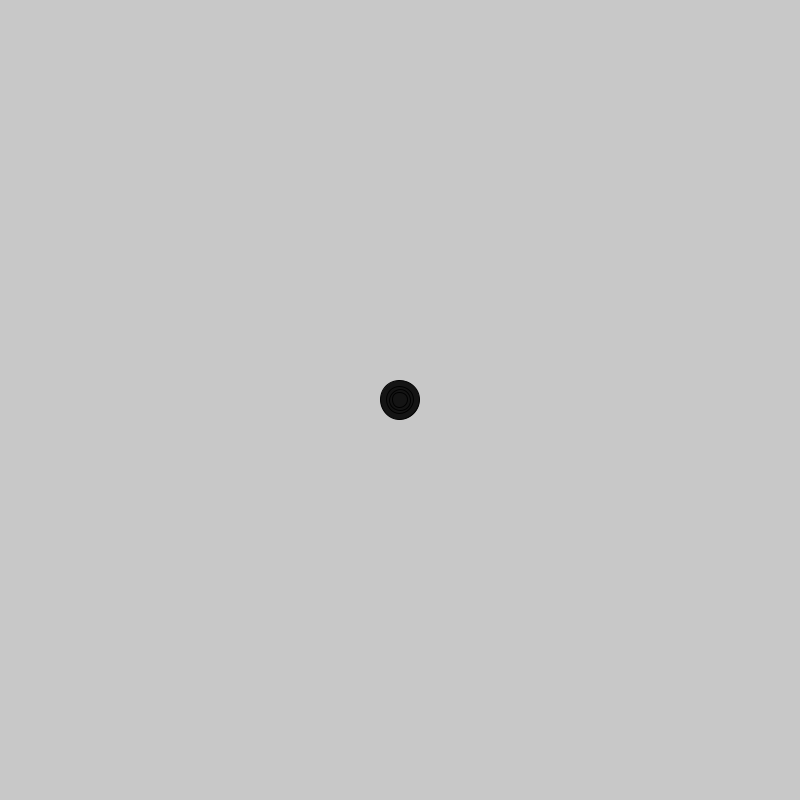
Frame 1 (no input)
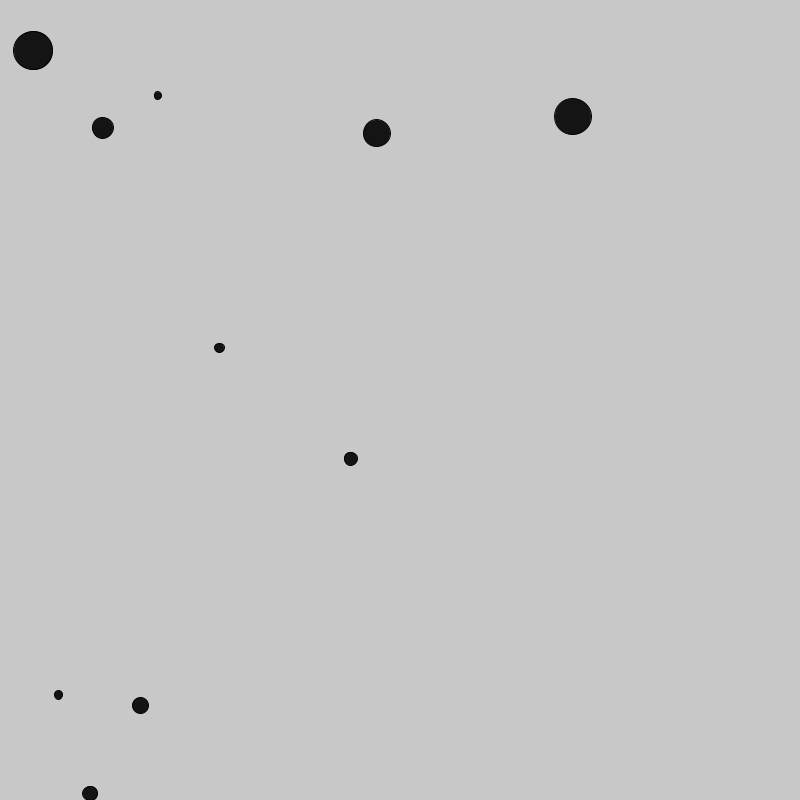
Frame 60 (the mouse pressed at the canvas centre just before this capture)
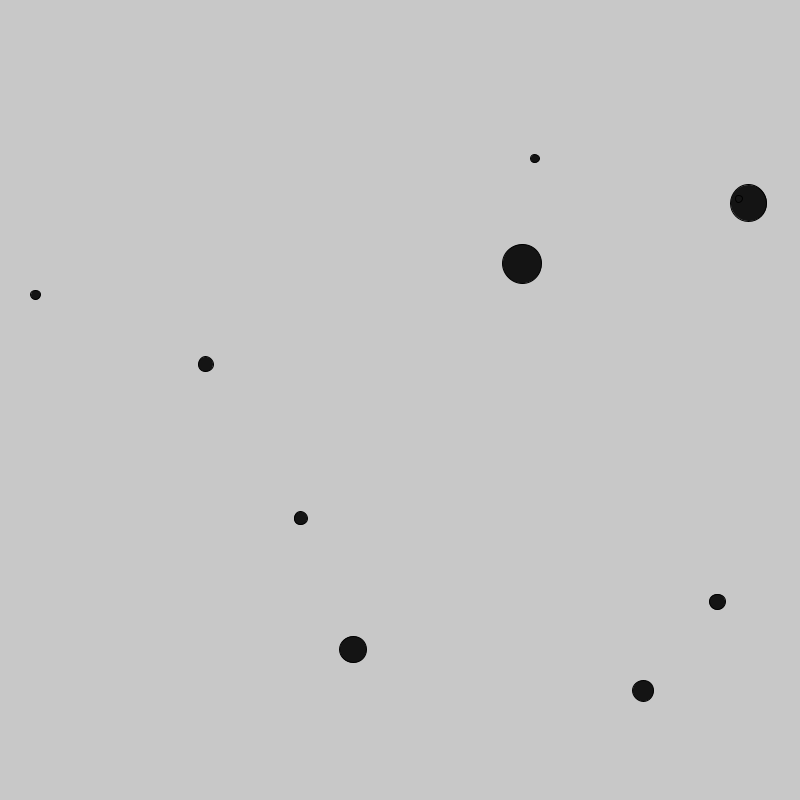
Frame 120 (the mouse held since frame 60 and released just before this capture)

The Processing sketch that drew these frames (run headless with seeded random() and noise(); from frame 60 on, the mouse is pressed at the canvas centre):

// Processing sketch: arrays_bouncing_balls
// ── arrays_bouncing_balls.pde
// Code 1 FA_18
// Bryan Ma

// bouncing ball array

// this sketch adapts the bouncing ball behavior to use arrays to create multiple balls. 
// there is an array for the x positions, y positions, x speed, and y speed.

// add an additional array to store different sizes of the balls. 
// make sure that the ellipse function call in draw() refers to these sizes so that each ball
//  displays its own size properly.


int num = 10;

float[] x = new float[num];
float[] y = new float[num];
float[] dx = new float[num];
float[] dy = new float[num];
float[] s = new float[num];

void setup() {
  size(800, 800);
  for (int i = 0; i < x.length; i++) {
    x[i] = width/2;
    y[i] = height/2;
    dx[i] = random(-10, 10);
    dy[i] = random(-10, 10);
    s[i] = random(-40,40);
  }
}

void draw() {
  background(200);


  for (int i = 0; i < x.length; i++) {

    fill(20);
    ellipse(x[i], y[i], s[i], s[i]);
    x[i] += dx[i];
    y[i] += dy[i];

    if (x[i] > width-s[i]/2 || x[i] < s[i]/2) {
      dx[i] = -dx[i];
    }
    if (y[i] > height-s[i]/2 || y[i] < s[i]/2) {
      dy[i] = -dy[i];
    }
  }
}
